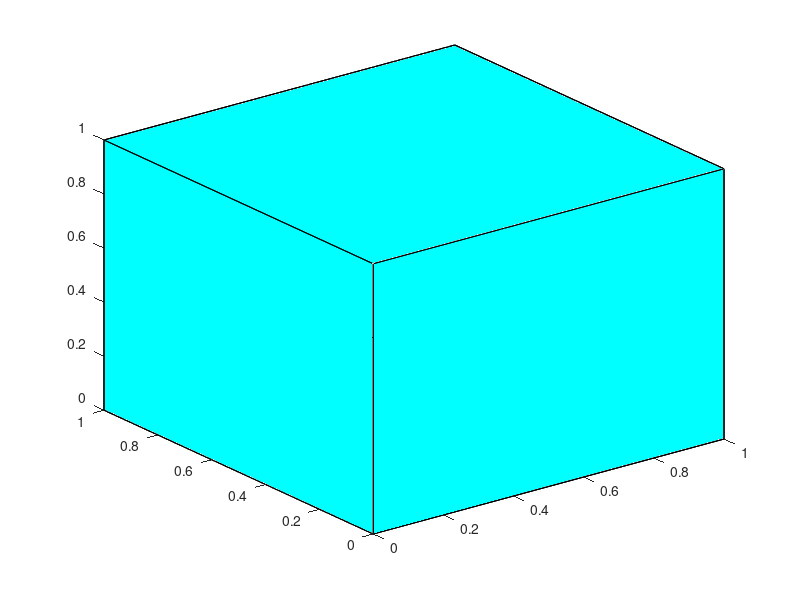

The MATLAB script that drew this image:

x=[0 1 1 0 0 0;1 1 0 0 1 1;1 1 0 0 1 1;0 1 1 0 0 0];
y=[0 0 1 0 0 0;0 1 1 1 0 0;0 1 1 1 1 1;0 0 1 0 1 1];
z=[0 0 0 0 0 1;0 0 0 0 0 1;1 1 1 1 0 1;1 1 1 1 0 1];
fill3(x,y,z, 'c');